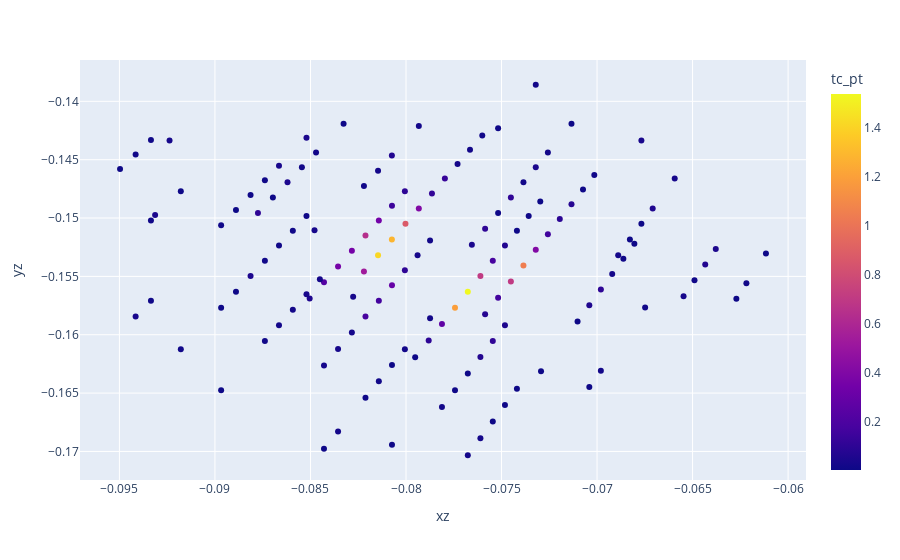

Here is the notebook cell this chart was saved with:
### Code cell
px.scatter(tc_test[db.labels_!=-1], x='xz', y='yz', color='tc_pt')

### Figure 1 — Plotly figure (JSON) as saved in the notebook; plotly's stock layout.template omitted (floating-point values rounded to 4 significant figures; data arrays with more than 128 entries replaced by an {"elided": "..."} marker saying what was removed)
{"data": [{"hovertemplate": "xz=%{x}<br>yz=%{y}<br>tc_pt=%{marker.color}<extra></extra>", "legendgroup": "", "marker": {"color": {"elided": "141 float values"}, "coloraxis": "coloraxis", "symbol": "circle"}, "mode": "markers", "name": "", "orientation": "v", "showlegend": false, "type": "scatter", "x": {"elided": "141 float values"}, "xaxis": "x", "y": {"elided": "141 float values"}, "yaxis": "y"}], "layout": {"coloraxis": {"colorbar": {"title": {"text": "tc_pt"}}, "colorscale": [[0, "#0d0887"], [0.1111, "#46039f"], [0.2222, "#7201a8"], [0.3333, "#9c179e"], [0.4444, "#bd3786"], [0.5556, "#d8576b"], [0.6667, "#ed7953"], [0.7778, "#fb9f3a"], [0.8889, "#fdca26"], [1, "#f0f921"]]}, "legend": {"tracegroupgap": 0}, "margin": {"t": 60}, "xaxis": {"anchor": "y", "domain": [0, 1], "title": {"text": "xz"}}, "yaxis": {"anchor": "x", "domain": [0, 1], "title": {"text": "yz"}}}}
